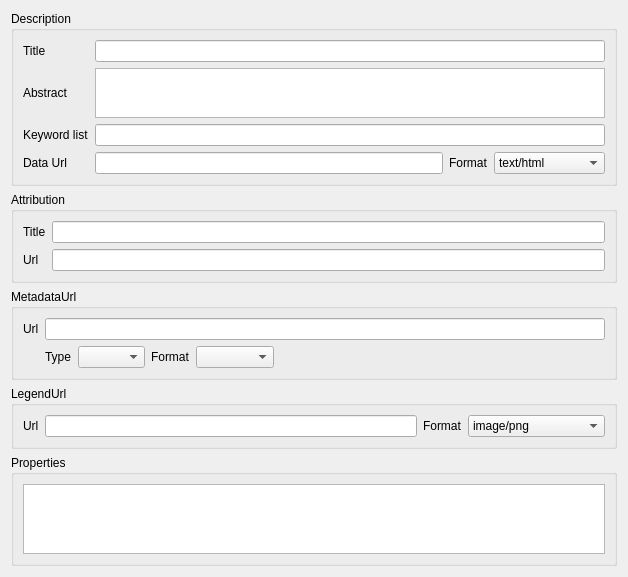
             <widget class="QWidget" name="scrollAreaWidgetContents_4">
              <property name="geometry">
               <rect>
                <x>0</x>
                <y>0</y>
                <width>628</width>
                <height>556</height>
               </rect>
              </property>
              <layout class="QGridLayout" name="gridLayout_12">
               <item row="0" column="0">
                <widget class="QgsCollapsibleGroupBox" name="mMetaDescriptionGrpBx">
                 <property name="title">
                  <string>Description</string>
                 </property>
                 <property name="syncGroup" stdset="0">
                  <string notr="true">rastermeta</string>
                 </property>
                 <layout class="QGridLayout" name="gridLayout_5">
                  <item row="1" column="0">
                   <widget class="QLabel" name="mLayerTitleLabel">
                    <property name="text">
                     <string>Title</string>
                    </property>
                   </widget>
                  </item>
                  <item row="1" column="1">
                   <widget class="QLineEdit" name="mLayerTitleLineEdit"/>
                  </item>
                  <item row="3" column="0">
                   <widget class="QLabel" name="mLayerAbstractLabel">
                    <property name="text">
                     <string>Abstract</string>
                    </property>
                   </widget>
                  </item>
                  <item row="3" column="1">
                   <widget class="QTextEdit" name="mLayerAbstractTextEdit">
                    <property name="sizePolicy">
                     <sizepolicy hsizetype="Expanding" vsizetype="Minimum">
                      <horstretch>0</horstretch>
                      <verstretch>0</verstretch>
                     </sizepolicy>
                    </property>
                    <property name="maximumSize">
                     <size>
                      <width>16777215</width>
                      <height>50</height>
                     </size>
                    </property>
                   </widget>
                  </item>
                  <item row="5" column="0">
                   <widget class="QLabel" name="mLayerKeywordListLabel">
                    <property name="text">
                     <string>Keyword list</string>
                    </property>
                   </widget>
                  </item>
                  <item row="5" column="1">
                   <widget class="QLineEdit" name="mLayerKeywordListLineEdit"/>
                  </item>
                  <item row="6" column="1">
                   <layout class="QHBoxLayout" name="horizontalLayout_13">
                    <item>
                     <widget class="QLineEdit" name="mLayerDataUrlLineEdit"/>
                    </item>
                    <item>
                     <widget class="QLabel" name="mLayerDataUrlFormatLabel">
                      <property name="text">
                       <string>Format</string>
                      </property>
                     </widget>
                    </item>
                    <item>
                     <widget class="QComboBox" name="mLayerDataUrlFormatComboBox">
                      <item>
                       <property name="text">
                        <string notr="true">text/html</string>
                       </property>
                      </item>
                      <item>
                       <property name="text">
                        <string notr="true">text/plain</string>
                       </property>
                      </item>
                      <item>
                       <property name="text">
                        <string notr="true">application/pdf</string>
                       </property>
                      </item>
                     </widget>
                    </item>
                   </layout>
                  </item>
                  <item row="6" column="0">
                   <widget class="QLabel" name="mLayerKeywordListLabel_3">
                    <property name="text">
                     <string>Data Url</string>
                    </property>
                   </widget>
                  </item>
                 </layout>
                </widget>
               </item>
               <item row="1" column="0">
                <widget class="QgsCollapsibleGroupBox" name="mMetaAttributionGrpBx">
                 <property name="title">
                  <string>Attribution</string>
                 </property>
                 <property name="syncGroup" stdset="0">
                  <string notr="true">vectormeta</string>
                 </property>
                 <layout class="QGridLayout" name="gridLayout_7">
                  <item row="0" column="0">
                   <widget class="QLabel" name="mLayerAttributionLabel">
                    <property name="text">
                     <string>Title</string>
                    </property>
                   </widget>
                  </item>
                  <item row="0" column="1">
                   <widget class="QLineEdit" name="mLayerAttributionLineEdit"/>
                  </item>
                  <item row="2" column="0">
                   <widget class="QLabel" name="mLayerAttributionUrlLabel">
                    <property name="text">
                     <string>Url</string>
                    </property>
                   </widget>
                  </item>
                  <item row="2" column="1">
                   <widget class="QLineEdit" name="mLayerAttributionUrlLineEdit"/>
                  </item>
                 </layout>
                </widget>
               </item>
               <item row="2" column="0">
                <widget class="QgsCollapsibleGroupBox" name="mMetaMetaUrlGrpBx">
                 <property name="title">
                  <string>MetadataUrl</string>
                 </property>
                 <property name="syncGroup" stdset="0">
                  <string notr="true">vectormeta</string>
                 </property>
                 <layout class="QGridLayout" name="gridLayout_9">
                  <item row="0" column="0">
                   <widget class="QLabel" name="mLayerMetadataUrlLabel">
                    <property name="text">
                     <string>Url</string>
                    </property>
                   </widget>
                  </item>
                  <item row="0" column="1">
                   <widget class="QLineEdit" name="mLayerMetadataUrlLineEdit"/>
                  </item>
                  <item row="1" column="1">
                   <layout class="QHBoxLayout" name="horizontalLayout_8">
                    <item>
                     <widget class="QLabel" name="mLayerMetadataUrlTypeLabel">
                      <property name="text">
                       <string>Type</string>
                      </property>
                     </widget>
                    </item>
                    <item>
                     <widget class="QComboBox" name="mLayerMetadataUrlTypeComboBox">
                      <item>
                       <property name="text">
                        <string notr="true"/>
                       </property>
                      </item>
                      <item>
                       <property name="text">
                        <string notr="true" extracomment="FGDC-STD-001-1988">FGDC</string>
                       </property>
                      </item>
                      <item>
                       <property name="text">
                        <string notr="true" extracomment="ISO 19115">TC211</string>
                       </property>
                      </item>
                     </widget>
                    </item>
                    <item>
                     <widget class="QLabel" name="mLayerMetadataUrlFormatLabel">
                      <property name="text">
                       <string>Format</string>
                      </property>
                     </widget>
                    </item>
                    <item>
                     <widget class="QComboBox" name="mLayerMetadataUrlFormatComboBox">
                      <item>
                       <property name="text">
                        <string notr="true"/>
                       </property>
                      </item>
                      <item>
                       <property name="text">
                        <string notr="true">text/plain</string>
                       </property>
                      </item>
                      <item>
                       <property name="text">
                        <string notr="true">text/xml</string>
                       </property>
                      </item>
                     </widget>
                    </item>
                    <item>
                     <spacer name="horizontalSpacer_4">
                      <property name="orientation">
                       <enum>Qt::Horizontal</enum>
                      </property>
                      <property name="sizeHint" stdset="0">
                       <size>
                        <width>40</width>
                        <height>20</height>
                       </size>
                      </property>
                     </spacer>
                    </item>
                   </layout>
                  </item>
                 </layout>
                </widget>
               </item>
               <item row="3" column="0">
                <widget class="QgsCollapsibleGroupBox" name="mMetaLegendGrpBx">
                 <property name="title">
                  <string>LegendUrl</string>
                 </property>
                 <layout class="QGridLayout" name="gridLayout_10">
                  <item row="0" column="0">
                   <layout class="QHBoxLayout" name="horizontalLayout_11">
                    <item>
                     <widget class="QLabel" name="mLayerLegendUrlLabel">
                      <property name="text">
                       <string>Url</string>
                      </property>
                     </widget>
                    </item>
                    <item>
                     <widget class="QLineEdit" name="mLayerLegendUrlLineEdit"/>
                    </item>
                    <item>
                     <widget class="QLabel" name="mLayerLegendUrlFormatLabel">
                      <property name="text">
                       <string>Format</string>
                      </property>
                     </widget>
                    </item>
                    <item>
                     <widget class="QComboBox" name="mLayerLegendUrlFormatComboBox">
                      <property name="minimumSize">
                       <size>
                        <width>137</width>
                        <height>0</height>
                       </size>
                      </property>
                      <property name="currentIndex">
                       <number>0</number>
                      </property>
                      <item>
                       <property name="text">
                        <string>image/png</string>
                       </property>
                      </item>
                      <item>
                       <property name="text">
                        <string>image/jpeg</string>
                       </property>
                      </item>
                      <item>
                       <property name="text">
                        <string>image/jpg</string>
                       </property>
                      </item>
                     </widget>
                    </item>
                   </layout>
                  </item>
                 </layout>
                </widget>
               </item>
               <item row="4" column="0">
                <widget class="QgsCollapsibleGroupBox" name="mMetaPropertiesGrpBx">
                 <property name="sizePolicy">
                  <sizepolicy hsizetype="Preferred" vsizetype="Preferred">
                   <horstretch>0</horstretch>
                   <verstretch>5</verstretch>
                  </sizepolicy>
                 </property>
                 <property name="title">
                  <string>Properties</string>
                 </property>
                 <property name="syncGroup" stdset="0">
                  <string notr="true">rastermeta</string>
                 </property>
                 <layout class="QVBoxLayout" name="verticalLayout_11">
                  <item>
                   <widget class="QTextBrowser" name="txtbMetadata"/>
                  </item>
                 </layout>
                </widget>
               </item>
               <item row="5" column="0">
                <spacer name="verticalSpacer_4">
                 <property name="orientation">
                  <enum>Qt::Vertical</enum>
                 </property>
                 <property name="sizeHint" stdset="0">
                  <size>
                   <width>20</width>
                   <height>0</height>
                  </size>
                 </property>
                </spacer>
               </item>
              </layout>
             </widget>
